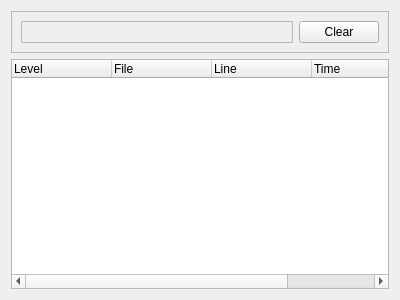
<?xml version="1.0" encoding="UTF-8"?>
<ui version="4.0">
 <class>LogWidget</class>
 <widget class="QWidget" name="LogWidget">
  <property name="geometry">
   <rect>
    <x>0</x>
    <y>0</y>
    <width>400</width>
    <height>300</height>
   </rect>
  </property>
  <property name="windowTitle">
   <string>Form</string>
  </property>
  <layout class="QVBoxLayout" name="verticalLayout">
   <item>
    <widget class="QFrame" name="frame">
     <property name="frameShape">
      <enum>QFrame::StyledPanel</enum>
     </property>
     <property name="frameShadow">
      <enum>QFrame::Raised</enum>
     </property>
     <layout class="QHBoxLayout" name="horizontalLayout">
      <item>
       <widget class="QFrame" name="frame_2">
        <property name="sizePolicy">
         <sizepolicy hsizetype="Expanding" vsizetype="Preferred">
          <horstretch>0</horstretch>
          <verstretch>0</verstretch>
         </sizepolicy>
        </property>
        <property name="frameShape">
         <enum>QFrame::StyledPanel</enum>
        </property>
        <property name="frameShadow">
         <enum>QFrame::Raised</enum>
        </property>
       </widget>
      </item>
      <item alignment="Qt::AlignRight">
       <widget class="QPushButton" name="clearLogButton">
        <property name="text">
         <string>Clear</string>
        </property>
       </widget>
      </item>
     </layout>
    </widget>
   </item>
   <item>
    <widget class="QTreeWidget" name="logTreeWidget">
     <column>
      <property name="text">
       <string>Level</string>
      </property>
     </column>
     <column>
      <property name="text">
       <string>File</string>
      </property>
     </column>
     <column>
      <property name="text">
       <string>Line</string>
      </property>
     </column>
     <column>
      <property name="text">
       <string>Time</string>
      </property>
     </column>
     <column>
      <property name="text">
       <string>Message</string>
      </property>
     </column>
    </widget>
   </item>
  </layout>
 </widget>
 <resources/>
 <connections/>
</ui>
